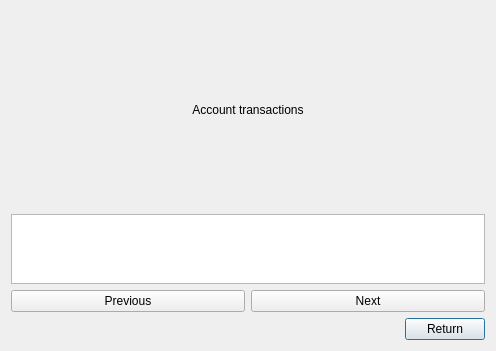
<?xml version="1.0" encoding="UTF-8"?>
<ui version="4.0">
 <class>Transactions</class>
 <widget class="QDialog" name="Transactions">
  <property name="geometry">
   <rect>
    <x>0</x>
    <y>0</y>
    <width>496</width>
    <height>351</height>
   </rect>
  </property>
  <property name="windowTitle">
   <string>Dialog</string>
  </property>
  <property name="layoutDirection">
   <enum>Qt::LeftToRight</enum>
  </property>
  <layout class="QVBoxLayout" name="verticalLayout_2">
   <item>
    <layout class="QVBoxLayout" name="verticalLayout" stretch="6,0,0,0">
     <item>
      <widget class="QLabel" name="txtAccountTransactions">
       <property name="text">
        <string>Account transactions</string>
       </property>
       <property name="alignment">
        <set>Qt::AlignCenter</set>
       </property>
      </widget>
     </item>
     <item>
      <widget class="QTableView" name="tableView">
       <property name="sizePolicy">
        <sizepolicy hsizetype="Expanding" vsizetype="Expanding">
         <horstretch>0</horstretch>
         <verstretch>0</verstretch>
        </sizepolicy>
       </property>
       <property name="layoutDirection">
        <enum>Qt::LeftToRight</enum>
       </property>
       <property name="autoFillBackground">
        <bool>false</bool>
       </property>
       <property name="sizeAdjustPolicy">
        <enum>QAbstractScrollArea::AdjustToContents</enum>
       </property>
       <attribute name="horizontalHeaderCascadingSectionResizes">
        <bool>false</bool>
       </attribute>
       <attribute name="horizontalHeaderStretchLastSection">
        <bool>false</bool>
       </attribute>
       <attribute name="verticalHeaderVisible">
        <bool>false</bool>
       </attribute>
       <attribute name="verticalHeaderStretchLastSection">
        <bool>false</bool>
       </attribute>
      </widget>
     </item>
     <item>
      <layout class="QHBoxLayout" name="horizontalLayout">
       <item>
        <widget class="QPushButton" name="btnPrevious5">
         <property name="text">
          <string>Previous</string>
         </property>
         <property name="autoDefault">
          <bool>false</bool>
         </property>
        </widget>
       </item>
       <item>
        <widget class="QPushButton" name="btnNext5">
         <property name="text">
          <string>Next</string>
         </property>
         <property name="autoDefault">
          <bool>false</bool>
         </property>
        </widget>
       </item>
      </layout>
     </item>
     <item>
      <layout class="QHBoxLayout" name="horizontalLayout_2">
       <item>
        <spacer name="horizontalSpacer">
         <property name="orientation">
          <enum>Qt::Horizontal</enum>
         </property>
         <property name="sizeHint" stdset="0">
          <size>
           <width>40</width>
           <height>20</height>
          </size>
         </property>
        </spacer>
       </item>
       <item>
        <widget class="QPushButton" name="btnReturn">
         <property name="text">
          <string>Return</string>
         </property>
         <property name="default">
          <bool>true</bool>
         </property>
        </widget>
       </item>
      </layout>
     </item>
    </layout>
   </item>
  </layout>
 </widget>
 <resources/>
 <connections/>
</ui>
